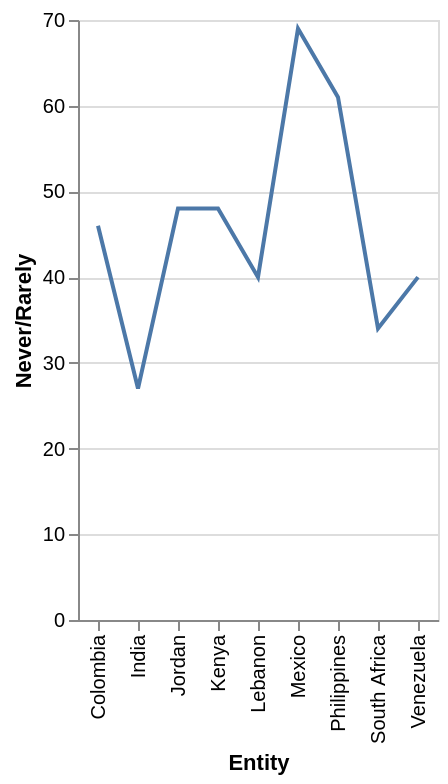

Write a Vega-Lite specification for this figure.
### Vega-Lite specification from a JSON file in a GitHub repository (floating-point values rounded to 4 significant figures)
{"$schema": "https://vega.github.io/schema/vega-lite/v5.json", "description": "Line chart auto-generated from CSV", "data": {"values": [{"Entity": "Mexico", "Never/Rarely": "69", "Occasionally) Frequently": "30.0"}, {"Entity": "Philippines", "Never/Rarely": "61", "Occasionally) Frequently": "38.0"}, {"Entity": "Kenya", "Never/Rarely": "48", "Occasionally) Frequently": "nan"}, {"Entity": "Jordan", "Never/Rarely": "48", "Occasionally) Frequently": "51.0"}, {"Entity": "Colombia", "Never/Rarely": "46", "Occasionally) Frequently": "53.0"}, {"Entity": "Lebanon", "Never/Rarely": "40", "Occasionally) Frequently": "nan"}, {"Entity": "Venezuela", "Never/Rarely": "40", "Occasionally) Frequently": "60.0"}, {"Entity": "South Africa", "Never/Rarely": "34", "Occasionally) Frequently": "66.0"}, {"Entity": "India", "Never/Rarely": "27", "Occasionally) Frequently": "66.0"}]}, "mark": "line", "encoding": {"x": {"field": "Entity", "type": "ordinal"}, "y": {"field": "Never/Rarely", "type": "quantitative"}}}
